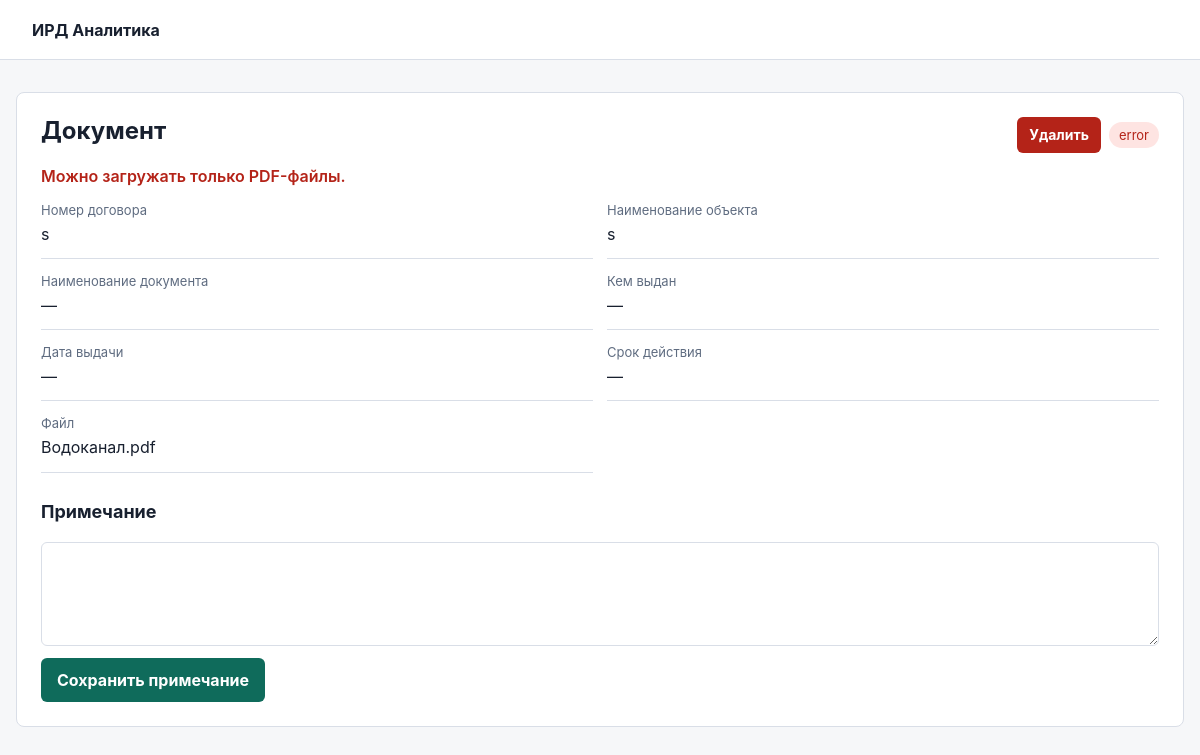
The app's page /documents/6 with its own data.
### tables this page shows
CREATE TABLE documents (
    id INTEGER PRIMARY KEY AUTOINCREMENT,
    contract_number TEXT NOT NULL,
    object_name TEXT NOT NULL,
    original_filename TEXT NOT NULL,
    stored_filename TEXT NOT NULL,
    working_title TEXT,
    official_title TEXT,
    issuer TEXT,
    issue_date TEXT,
    valid_until TEXT,
    validity_text TEXT,
    no_expiration INTEGER NOT NULL DEFAULT 0,
    raw_text TEXT,
    note TEXT NOT NULL DEFAULT '',
    status TEXT NOT NULL DEFAULT 'processed',
    error TEXT,
    created_at TEXT NOT NULL DEFAULT CURRENT_TIMESTAMP
);

### app/web/routes.py (the view)
@bp.get("/documents/<int:document_id>")
def document_detail(document_id: int):
    document = DocumentRepository().get(document_id)
    if document is None:
        return "Документ не найден", 404
    return render_template("document.html", document=document)

### app/database.py (called while the page is built)
def get_db() -> sqlite3.Connection:
    if "db" not in g:
        g.db = sqlite3.connect(current_app.config["DATABASE_PATH"])
        g.db.row_factory = sqlite3.Row
    return g.db

### app/repositories.py (called while the page is built)
    def get(self, document_id: int) -> Row | None:
        return get_db().execute(
            "SELECT * FROM documents WHERE id = ?", (document_id,)
        ).fetchone()

### app/templates/document.html (shortened to what this page needs)
{% extends "base.html" %}
{% block content %}
<section class="document-view">
    <div class="document-head">
        <h1>{{ document.working_title or "Документ" }}</h1>
        <div class="document-actions">
            <form action="{{ url_for('web.delete_document', document_id=document.id) }}" method="post" onsubmit="return confirm('Удалить документ из базы и удалить загруженный PDF?');">
                <button class="danger-button" type="submit">Удалить</button>
            </form>
            <span class="status status-{{ document.status }}">{{ document.status }}</span>
        </div>
    </div>
    {% if document.error %}
        <p class="error">{{ document.error }}</p>
    {% endif %}
    <dl class="fields">
        <div><dt>Номер договора</dt><dd>{{ document.contract_number }}</dd></div>
        <div><dt>Наименование объекта</dt><dd>{{ document.object_name }}</dd></div>
        <div><dt>Наименование документа</dt><dd>{{ document.official_title or document.working_title or "—" }}</dd></div>
        <div><dt>Кем выдан</dt><dd>{{ document.issuer or "—" }}</dd></div>
        <div><dt>Дата выдачи</dt><dd>{{ document.issue_date or "—" }}</dd></div>
        <div><dt>Срок действия</dt><dd>{{ "без срока действия" if document.no_expiration else (document.valid_until or "—") }}</dd></div>
        <div>
            <dt>Файл</dt>
            <dd>
                {% if document.stored_filename %}
                    <a href="{{ url_for('web.document_preview', document_id=document.id) }}" target="_blank">{{ document.original_filename }}</a>
                {% else %}
                    {{ document.original_filename or "—" }}
                {% endif %}
            </dd>
        </div>
    </dl>
    <section class="note-panel">
        <h2>Примечание</h2>
        <form action="{{ url_for('web.update_document_note', document_id=document.id) }}" method="post">
            <textarea name="note" rows="4">{{ document.note or "" }}</textarea>
            <button type="submit">Сохранить примечание</button>
        </form>
    </section>
</section>
{% endblock %}

### app/static/styles.css (style rules this page uses)
:root { color-scheme: light; --bg: #f6f7f9; --panel: #ffffff; --line: #d9dee7; --text: #18202f; --muted: #5f6c80; --accent: #0f6b5b; --accent-dark: #0a5146; --danger: #b42318; }
* { box-sizing: border-box; }
body { margin: 0; background: var(--bg); color: var(--text); font-family: Inter, system-ui, -apple-system, BlinkMacSystemFont, "Segoe UI", sans-serif; }
.upload-form, .records, .document-view { background: var(--panel); border: 1px solid var(--line); border-radius: 8px; padding: 24px; }
h1, h2 { margin: 0 0 20px; line-height: 1.2; }
h1 { font-size: 24px; }
h2 { font-size: 18px; }
input, textarea { width: 100%; border: 1px solid var(--line); border-radius: 6px; padding: 11px 12px; color: var(--text); font: inherit; background: #ffffff; }
button { width: 100%; border: 0; border-radius: 6px; padding: 12px 16px; color: #ffffff; background: var(--accent); font: inherit; font-weight: 700; cursor: pointer; }
.button-link, .danger-button { display: inline-flex; min-height: 36px; align-items: center; justify-content: center; border-radius: 6px; padding: 8px 12px; font-size: 14px; font-weight: 700; line-height: 1; text-decoration: none; white-space: nowrap; }
.danger-button { width: auto; color: #ffffff; background: var(--danger); }
.empty, .error { margin: 0 0 16px; }
.error { color: var(--danger); font-weight: 600; }
.document-head { display: flex; gap: 16px; align-items: start; justify-content: space-between; }
.document-actions, .row-actions { display: flex; gap: 8px; align-items: center; }
.document-actions { flex-wrap: wrap; justify-content: flex-end; }
.document-actions form, .row-actions form { margin: 0; }
.status { border-radius: 999px; padding: 5px 10px; background: #e8eef5; color: var(--muted); font-size: 13px; }
.status-error { background: #fee4e2; color: var(--danger); }
.fields { display: grid; grid-template-columns: repeat(2, minmax(0, 1fr)); gap: 14px; margin: 0; }
.fields div { border-bottom: 1px solid var(--line); padding-bottom: 12px; }
dt { color: var(--muted); font-size: 13px; margin-bottom: 5px; }
dd { margin: 0; line-height: 1.45; }
.note-panel { margin-top: 28px; }
.note-panel form { display: grid; gap: 12px; }
.note-panel button { width: auto; justify-self: start; }

### records on screen
documents: working_title "Документ", status "error", error "Можно загружать только PDF-файлы.", contract_number "s", object_name "s", official_title+working_title "—", issuer "—", issue_date "—", no_expiration+valid_until "—", original_filename "Водоканал.pdf"
